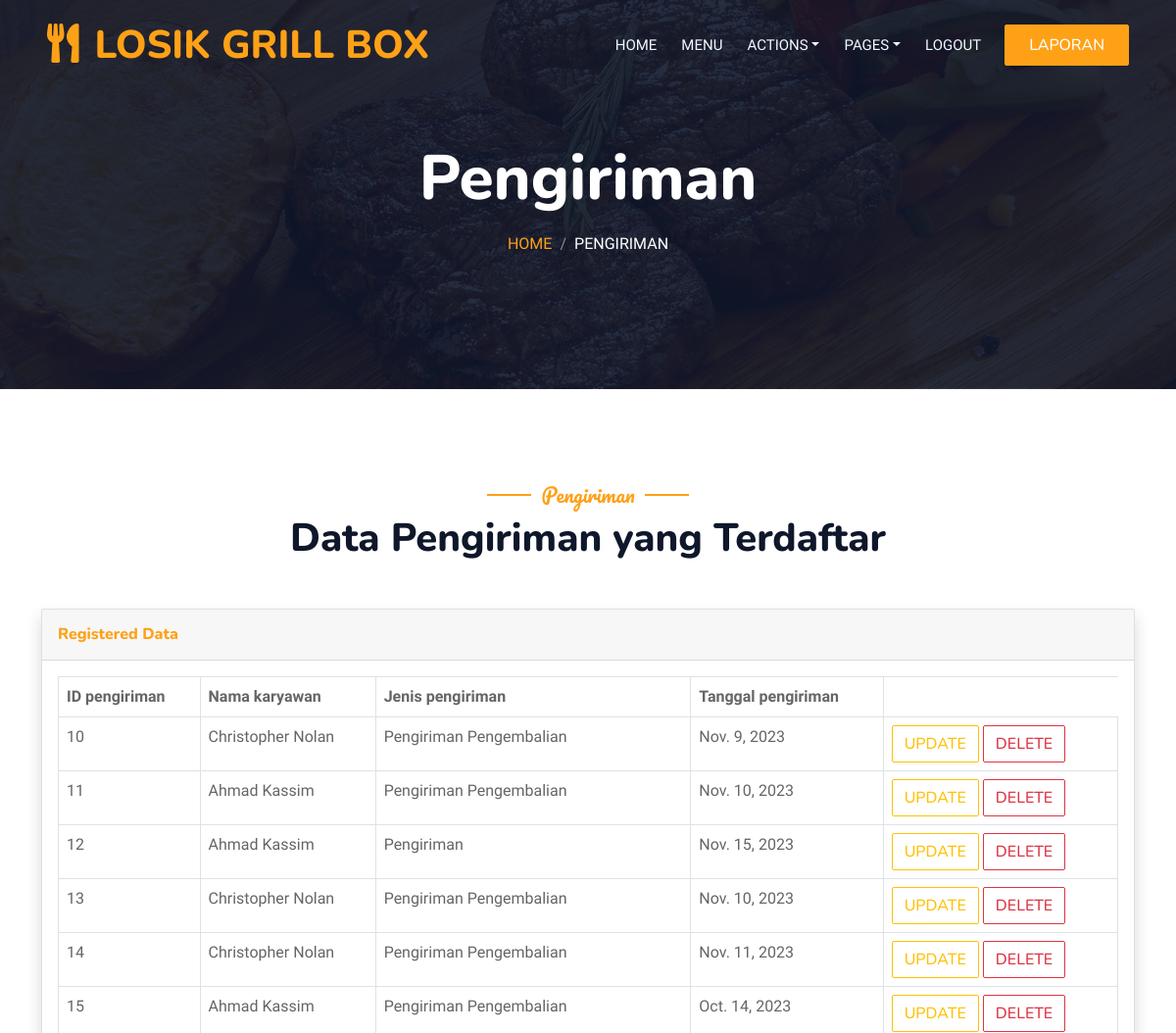
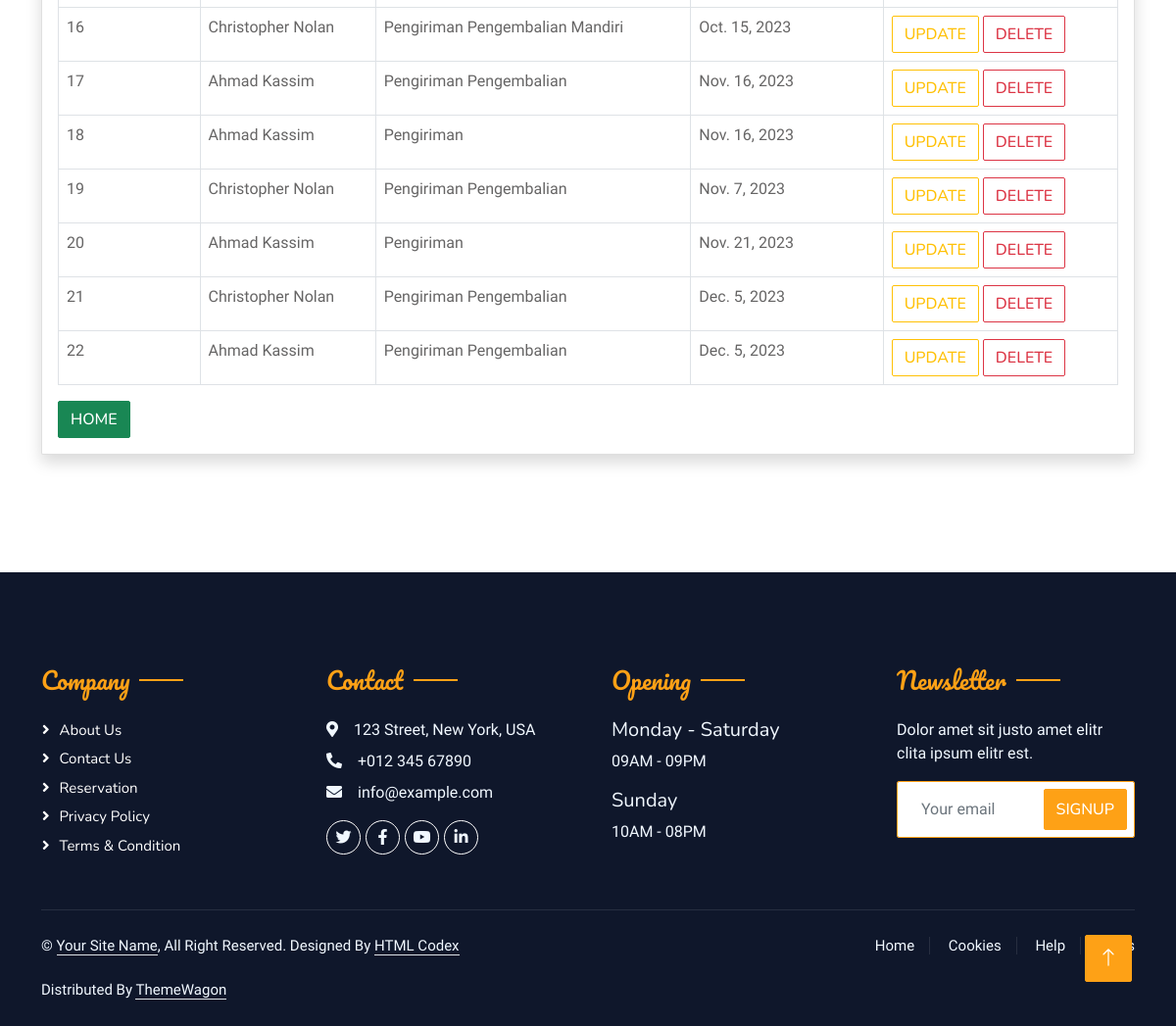
/pengiriman (signed in), run on the app's committed database (2 pictures, top to bottom).
### grill/models.py (models this page shows, shortened)
class pengiriman(models.Model):
    id_pengiriman = models.AutoField(primary_key=True)
    id_karyawan = models.ForeignKey(karyawan, on_delete=models.CASCADE, blank= True, null=True)
    id_jenis_pengiriman = models.ForeignKey(jenis_pengiriman, on_delete=models.CASCADE)
    tanggal_pengiriman = models.DateField()

class karyawan(models.Model):
    id_karyawan = models.AutoField(primary_key=True)
    nama_karyawan_kurir = models.CharField(max_length=50)
    no_hp_karyawan_kurir = models.IntegerField()
    def __str__(self):
        return str (self.nama_karyawan_kurir)

class jenis_pengiriman(models.Model):
    id_jenis_pengiriman = models.AutoField(primary_key=True)
    nama_jenis_pengiriman = models.CharField(max_length=50)
    tarif_pengiriman = models.IntegerField()
    def __str__(self):
        return str (self.nama_jenis_pengiriman)

### grill/decorators.py (the view)
        def wrap(request,*args, **kwargs):
            group = None
            if request.user.groups.exists():
                group = request.user.groups.all()[0].name
            if group in allowed_roles:
                return func(request, *args, **kwargs)
            else:
                return render(request, 'logins/404.html')

### grill/context_processors.py (called while the page is built)
def asadmin(request):
    return {'asadmin':request.user.groups.filter(name='admin').exists()}

def asowner(request):
    return {'asowner':request.user.groups.filter(name='owner').exists()}

### grill/views.py (called while the page is built)
@login_required(login_url="login")
@role_required(["owner","admin"])
def pengiriman(request):
    pengirimanobj = models.pengiriman.objects.all()
    return render(request, 'pengiriman/pengiriman.html',
                  {'pengirimanobj': pengirimanobj})

### grill/templates/pengiriman/pengiriman.html (shortened to what this page needs)
{% load static %}
<!DOCTYPE html>
<html lang="en">
<head>
    <link href="https://cdnjs.cloudflare.com/ajax/libs/font-awesome/5.10.0/css/all.min.css" rel="stylesheet">
    <link href="https://cdn.jsdelivr.net/npm/bootstrap-icons@1.4.1/font/bootstrap-icons.css" rel="stylesheet">
    <link href="{% static 'lib/animate/animate.min.css' %}" rel="stylesheet">
    <link href="{% static 'lib/owlcarousel/assets/owl.carousel.min.css' %}" rel="stylesheet">
    <link href="{% static 'lib/tempusdominus/css/tempusdominus-bootstrap-4.min.css' %}" rel="stylesheet" />
    <link href="{% static 'css/bootstrap.min.css' %}" rel="stylesheet">
    <link href="{% static 'css/style.css' %}" rel="stylesheet">
</head>
<body>
    <div class="container-xxl bg-white p-0">
        <div class="container-xxl position-relative p-0">
            <nav class="navbar navbar-expand-lg navbar-dark bg-dark px-4 px-lg-5 py-3 py-lg-0">
                <a href="" class="navbar-brand p-0">
                    <h1 class="text-primary m-0"><i class="fa fa-utensils me-3"></i>LOSIK GRILL BOX</h1>
                </a>
                <div class="collapse navbar-collapse" id="navbarCollapse">
                    <div class="navbar-nav ms-auto py-0 pe-4">
                        <a href="{% url 'login' %}" class="nav-item nav-link">Home</a>
                        <a href="{% url 'paket' %}" class="nav-item nav-link">Menu</a>
                        <div class="nav-item dropdown">
                            {% if asowner %}
                            <a href="#" class="nav-link dropdown-toggle" data-bs-toggle="dropdown">Actions</a>
                            {% endif %}
                        </div>
                        <div class="nav-item dropdown">
                            <a href="#" class="nav-link dropdown-toggle" data-bs-toggle="dropdown">Pages</a>
                        </div>
                        <a href="{% url 'performlogout' %}" class="nav-item nav-link">Logout</a>
                    </div>
                    {% if asowner %}
                    <a href="{% url 'laporan' %}" class="btn btn-primary py-2 px-4">Laporan</a>
                    {% endif %}
                </div>
            </nav>
            <div class="container-xxl py-5 bg-dark hero-header mb-5">
                <div class="container text-center my-5 pt-5 pb-4">
                    <h1 class="display-3 text-white mb-3 animated slideInDown">Pengiriman</h1>
                    <nav aria-label="breadcrumb">
                        <ol class="breadcrumb justify-content-center text-uppercase">
                            <li class="breadcrumb-item"><a href="{% url 'login' %}">Home</a></li>
                            <li class="breadcrumb-item text-white active" aria-current="page">Pengiriman</li>
                        </ol>
                    </nav>
                </div>
            </div>
        </div>
        <div class="container-xxl py-5">
            <div class="container">
                <div class="text-center wow fadeInUp" data-wow-delay="0.1s">
                    <h5 class="section-title ff-secondary text-center text-primary fw-normal">Pengiriman</h5>
                    <h1 class="mb-5">Data Pengiriman yang Terdaftar</h1>
                </div>
                <div class="card shadow mb-4">
                    <div class="card-header py-3">
                        <h6 class="m-0 font-weight-bold text-primary">Registered Data</h6>
                    </div>
                    <div class="card-body">
                        <div class="table-responsive">
                            <table class="table table-bordered" id="dataTable" width="100%" cellspacing="0">
                                    <thead>
                                        <tr>
                                            <th>ID pengiriman</th>
                                            <th>Nama karyawan</th>
                                            <th>Jenis pengiriman</th>
                                            <th>Tanggal pengiriman</th>
                                        </tr>
                                    </thead>
                                    <tbody>
                                        {% for item in pengirimanobj %}
                                        <tr>
                                            <td>{{ item.id_pengiriman  }}</td>
                                            <td>{{ item.id_karyawan  }}</td>
                                            <td>{{ item.id_jenis_pengiriman }}</td>
                                            <td>{{ item.tanggal_pengiriman }}</td>
                                            <td>
                                                <a href="{% url 'upengiriman' item.id_pengiriman%}"><button class="btn btn-outline-warning">Update</button></a>
                                                <a href="{% url 'dpengiriman' item.id_pengiriman%}"><button class="btn btn-outline-danger">Delete</button></a>
                                            </td>
                                        </tr>
                                        {% endfor %}
                                    </tbody>
                                </table>
                            <a href="{% url 'login' %}"><button class="btn btn-success">Home</button></a>
                        </div>
                    </div>
                </div>
            </div>
        </div>
        <div class="container-fluid bg-dark text-light footer pt-5 mt-5 wow fadeIn" data-wow-delay="0.1s">
            <div class="container py-5">
                <div class="row g-5">
                    <div class="col-lg-3 col-md-6">
                        <h4 class="section-title ff-secondary text-start text-primary fw-normal mb-4">Company</h4>
                        <a class="btn btn-link" href="">About Us</a>
                        <a class="btn btn-link" href="">Contact Us</a>
                        <a class="btn btn-link" href="">Reservation</a>
                        <a class="btn btn-link" href="">Privacy Policy</a>
                        <a class="btn btn-link" href="">Terms & Condition</a>
                    </div>
                    <div class="col-lg-3 col-md-6">
                        <h4 class="section-title ff-secondary text-start text-primary fw-normal mb-4">Contact</h4>
                        <p class="mb-2"><i class="fa fa-map-marker-alt me-3"></i>123 Street, New York, USA</p>
                        <p class="mb-2"><i class="fa fa-phone-alt me-3"></i>+012 345 67890</p>
                        <p class="mb-2"><i class="fa fa-envelope me-3"></i>info@example.com</p>
                        <div class="d-flex pt-2">
                            <a class="btn btn-outline-light btn-social" href=""><i class="fab fa-twitter"></i></a>
                            <a class="btn btn-outline-light btn-social" href=""><i class="fab fa-facebook-f"></i></a>
                            <a class="btn btn-outline-light btn-social" href=""><i class="fab fa-youtube"></i></a>
                            <a class="btn btn-outline-light btn-social" href=""><i class="fab fa-linkedin-in"></i></a>
                        </div>
                    </div>
                    <div class="col-lg-3 col-md-6">
                        <h4 class="section-title ff-secondary text-start text-primary fw-normal mb-4">Opening</h4>
                        <h5 class="text-light fw-normal">Monday - Saturday</h5>
                        <p>09AM - 09PM</p>
                        <h5 class="text-light fw-normal">Sunday</h5>
                        <p>10AM - 08PM</p>
                    </div>
                    <div class="col-lg-3 col-md-6">
                        <h4 class="section-title ff-secondary text-start text-primary fw-normal mb-4">Newsletter</h4>
                        <p>Dolor amet sit justo amet elitr clita ipsum elitr est.</p>
                        <div class="position-relative mx-auto" style="max-width: 400px;">
                            <input class="form-control border-primary w-100 py-3 ps-4 pe-5" type="text" placeholder="Your email">
                            <button type="button" class="btn btn-primary py-2 position-absolute top-0 end-0 mt-2 me-2">SignUp</button>
                        </div>
                    </div>
                </div>
            </div>
            <div class="container">
                <div class="copyright">
                    <div class="row">
                        <div class="col-md-6 text-center text-md-start mb-3 mb-md-0">
                            &copy; <a class="border-bottom" href="#">Your Site Name</a>, All Right Reserved.
							Designed By <a class="border-bottom" href="https://htmlcodex.com">HTML Codex</a><br><br>
                            Distributed By <a class="border-bottom" href="https://themewagon.com" target="_blank">ThemeWagon</a>
                        </div>
                        <div class="col-md-6 text-center text-md-end">
                            <div class="footer-menu">
                                <a href="">Home</a>
                                <a href="">Cookies</a>
                                <a href="">Help</a>
                                <a href="">FQAs</a>
                            </div>
                        </div>
                    </div>
                </div>
            </div>
        </div>
        <a href="#" class="btn btn-lg btn-primary btn-lg-square back-to-top"><i class="bi bi-arrow-up"></i></a>
    </div>
</body>
</html>

### static/css/style.css (style rules this page uses)
:root { --primary: #FEA116; --light: #F1F8FF; --dark: #0F172B; }
.ff-secondary { font-family: 'Pacifico', cursive; }
.back-to-top { position: fixed; display: none; right: 45px; bottom: 45px; z-index: 99; }
.btn { font-family: 'Nunito', sans-serif; font-weight: 500; text-transform: uppercase; transition: .5s; }
.btn.btn-primary, .btn.btn-secondary { color: #FFFFFF; }
.btn-lg-square { width: 48px; height: 48px; }
.btn-square, .btn-sm-square, .btn-lg-square { padding: 0; display: flex; align-items: center; justify-content: center; font-weight: normal; border-radius: 2px; }
.navbar-dark .navbar-nav .nav-link { position: relative; margin-left: 25px; padding: 35px 0; font-size: 15px; color: var(--light) !important; text-transform: uppercase; font-weight: 500; outline: none; transition: .5s; }
@media (min-width: 992px) { .navbar-dark { position: absolute; width: 100%; top: 0; left: 0; z-index: 999; background: transparent !important; } }
.hero-header { background: linear-gradient(rgba(15, 23, 43, .9), rgba(15, 23, 43, .9)), url(../img/bg-hero.jpg); background-position: center center; background-repeat: no-repeat; background-size: cover; }
.breadcrumb-item + .breadcrumb-item::before { color: rgba(255, 255, 255, .5); }
.section-title { position: relative; display: inline-block; }
.section-title::before { position: absolute; content: ""; width: 45px; height: 2px; top: 50%; left: -55px; margin-top: -1px; background: var(--primary); }
.section-title::after { position: absolute; content: ""; width: 45px; height: 2px; top: 50%; right: -55px; margin-top: -1px; background: var(--primary); }
.section-title.text-start::before, .section-title.text-end::after { display: none; }
.footer .btn.btn-social { margin-right: 5px; width: 35px; height: 35px; display: flex; align-items: center; justify-content: center; color: var(--light); border: 1px solid #FFFFFF; border-radius: 35px; transition: .3s; }
.footer .btn.btn-link { display: block; margin-bottom: 5px; padding: 0; text-align: left; color: #FFFFFF; font-size: 15px; font-weight: normal; text-transform: capitalize; transition: .3s; }
.footer .btn.btn-link::before { position: relative; content: "\f105"; font-family: "Font Awesome 5 Free"; font-weight: 900; margin-right: 10px; }
.footer .copyright { padding: 25px 0; font-size: 15px; border-top: 1px solid rgba(256, 256, 256, .1); }
.footer .copyright a { color: var(--light); }
.footer .footer-menu a { margin-right: 15px; padding-right: 15px; border-right: 1px solid rgba(255, 255, 255, .1); }
.footer .footer-menu a:last-child { margin-right: 0; padding-right: 0; border-right: none; }

### data on the page
pengiriman: id_pengiriman "10", id_karyawan "Christopher Nolan", id_jenis_pengiriman "Pengiriman Pengembalian", tanggal_pengiriman "Nov. 9, 2023"
pengiriman: id_pengiriman "11", id_karyawan "Ahmad Kassim", id_jenis_pengiriman "Pengiriman Pengembalian", tanggal_pengiriman "Nov. 10, 2023"
pengiriman: id_pengiriman "12", id_karyawan "Ahmad Kassim", id_jenis_pengiriman "Pengiriman", tanggal_pengiriman "Nov. 15, 2023"
pengiriman: id_pengiriman "13", id_karyawan "Christopher Nolan", id_jenis_pengiriman "Pengiriman Pengembalian", tanggal_pengiriman "Nov. 10, 2023"
pengiriman: id_pengiriman "14", id_karyawan "Christopher Nolan", id_jenis_pengiriman "Pengiriman Pengembalian", tanggal_pengiriman "Nov. 11, 2023"
pengiriman: id_pengiriman "15", id_karyawan "Ahmad Kassim", id_jenis_pengiriman "Pengiriman Pengembalian", tanggal_pengiriman "Oct. 14, 2023"
pengiriman: id_pengiriman "16", id_karyawan "Christopher Nolan", id_jenis_pengiriman "Pengiriman Pengembalian Mandiri", tanggal_pengiriman "Oct. 15, 2023"
pengiriman: id_pengiriman "17", id_karyawan "Ahmad Kassim", id_jenis_pengiriman "Pengiriman Pengembalian", tanggal_pengiriman "Nov. 16, 2023"
pengiriman: id_pengiriman "18", id_karyawan "Ahmad Kassim", id_jenis_pengiriman "Pengiriman", tanggal_pengiriman "Nov. 16, 2023"
pengiriman: id_pengiriman "19", id_karyawan "Christopher Nolan", id_jenis_pengiriman "Pengiriman Pengembalian", tanggal_pengiriman "Nov. 7, 2023"
pengiriman: id_pengiriman "20", id_karyawan "Ahmad Kassim", id_jenis_pengiriman "Pengiriman", tanggal_pengiriman "Nov. 21, 2023"
pengiriman: id_pengiriman "21", id_karyawan "Christopher Nolan", id_jenis_pengiriman "Pengiriman Pengembalian", tanggal_pengiriman "Dec. 5, 2023"
pengiriman: id_pengiriman "22", id_karyawan "Ahmad Kassim", id_jenis_pengiriman "Pengiriman Pengembalian", tanggal_pengiriman "Dec. 5, 2023"
